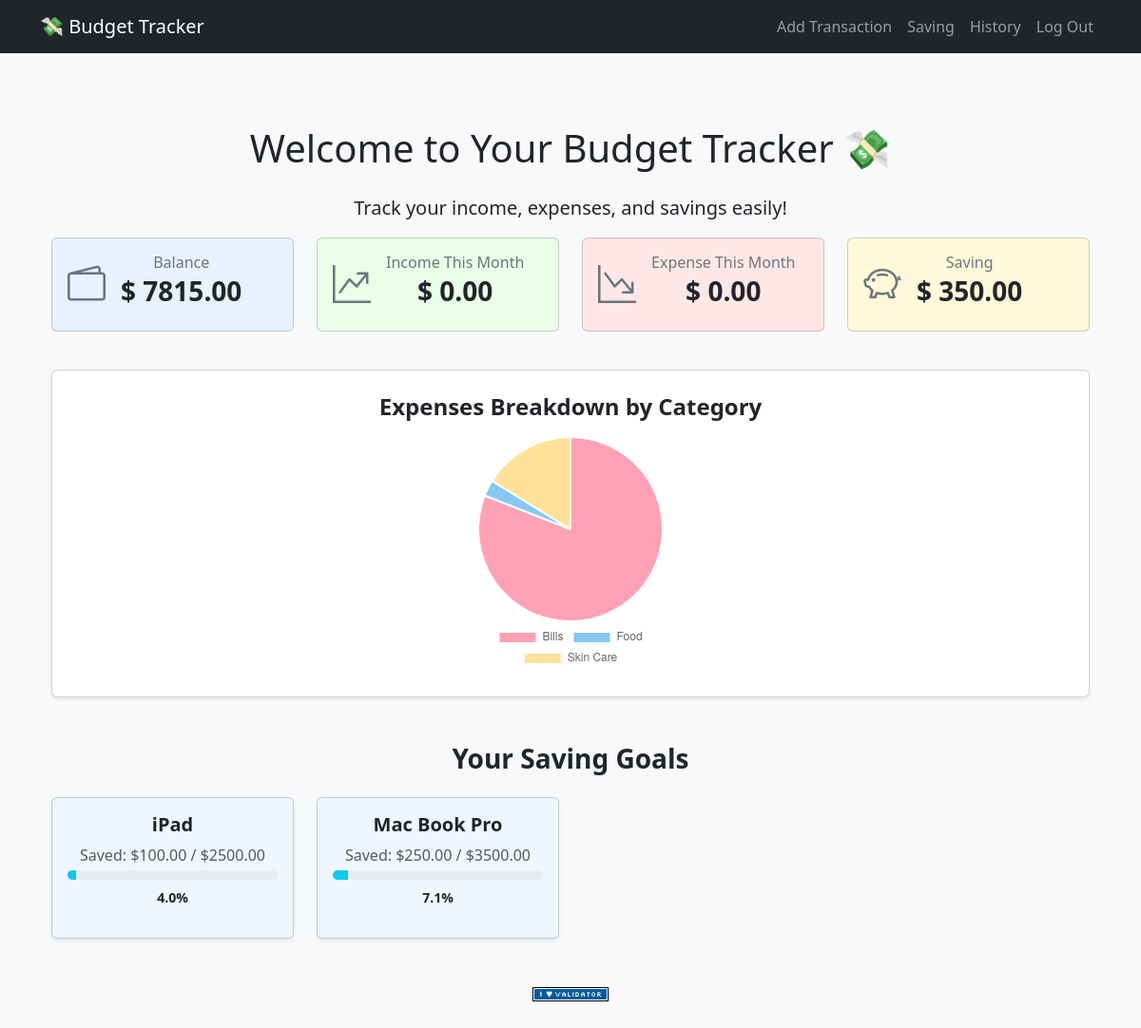
Before: / (signed in) with the older database file.
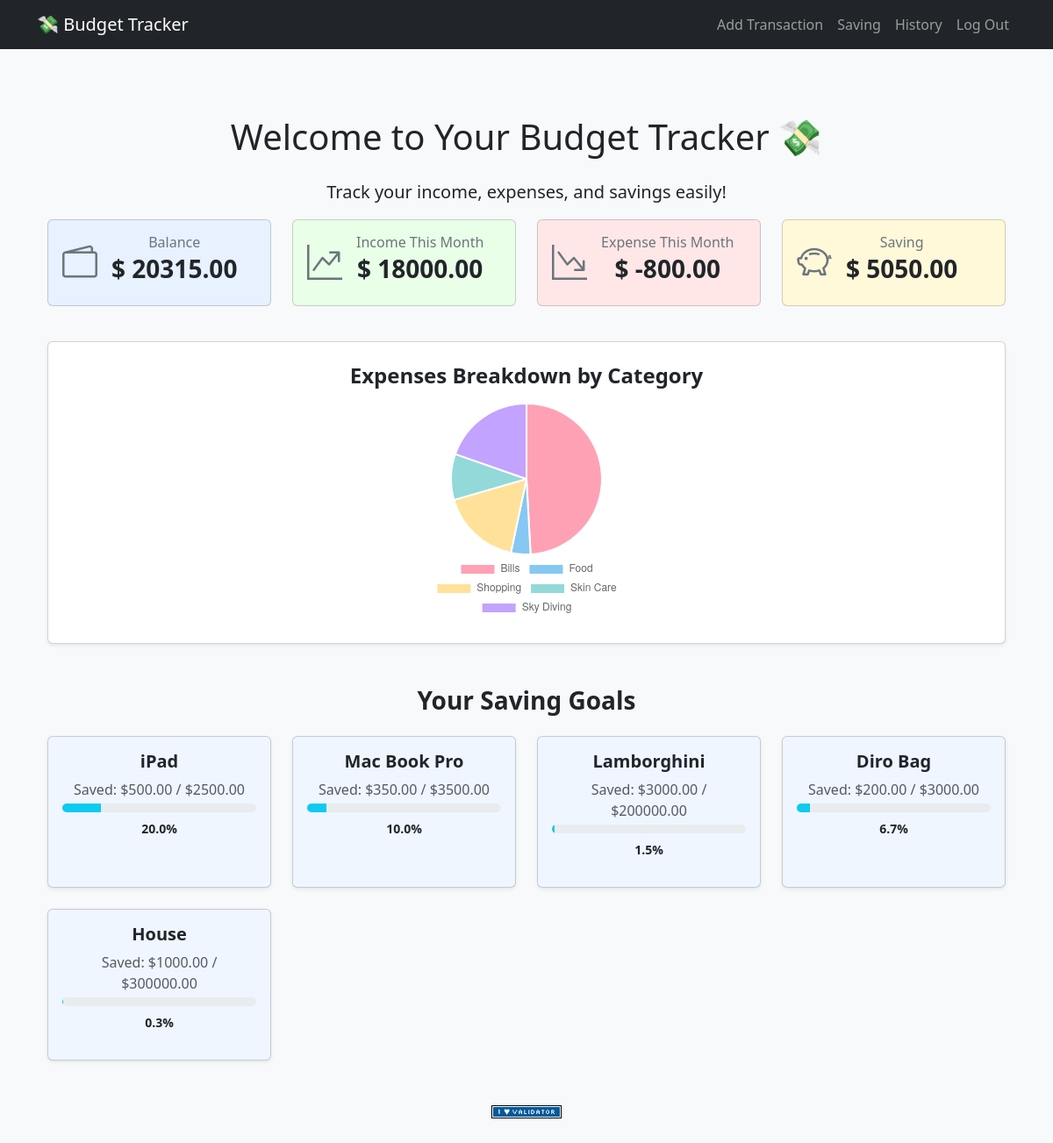
After: the same page with the newer database file.
### tables this page shows
CREATE TABLE balances(
user_id INTEGER PRIMARY KEY,
balance NUMERIC NOT NULL DEFAULT 0,
FOREIGN KEY(user_id) REFERENCES users(id)
);

CREATE TABLE saving_goals (
id INTEGER PRIMARY KEY AUTOINCREMENT,
user_id INTEGER NOT NULL,
name TEXT NOT NULL,
target NUMERIC,
saved NUMERIC NOT NULL DEFAULT 0,
FOREIGN KEY (user_id) REFERENCES users(id));

### app.py (the view)
@app.route("/")
@login_required
def index():
    user_id = session["user_id"]
    balance = db.execute(
        "SELECT balance FROM balances WHERE user_id = ?", user_id
    )[0]["balance"]
    income = db.execute(
        """ SELECT SUM(amount) AS total_income
        FROM transactions
        WHERE user_id = ?
        AND type = 'Income'
        AND strftime('%Y-%m', date) = strftime('%Y-%m', 'now')""", user_id
    )[0]["total_income"]
    if income is None:
        income = 0
    expense = db.execute(
        """
        SELECT SUM(amount) AS total_expense
        FROM transactions
        WHERE user_id = ?
        AND type = 'Expense'
        AND strftime('%Y-%m', date) = strftime('%Y-%m', 'now')
        """, user_id
    )[0]["total_expense"]
    if expense is None:
        expense = 0
    saved = db.execute(
        """SELECT SUM(saved) as total_saved
        FROM saving_goals
        WHERE user_id = ?
        """, user_id
    )[0]["total_saved"]
    if saved is None:
        saved = 0
    category_rows = db.execute(
        """SELECT c.name AS category, SUM(t.amount) AS total
        FROM transactions t JOIN categories c
        ON t.category_id = c.id
        WHERE t.user_id = ? AND t.type = 'Expense'
        GROUP BY c.name""", user_id
    )
    categories = []
    for row in category_rows:
        categories.append({
            "category": row["category"],
            "amount": row["total"]
        })
    goals = db.execute(
        "SELECT id, name, target, saved FROM saving_goals WHERE user_id = ?", user_id
    )
    for goal in goals:
        if goal["saved"] > 0:
            goal["percentage"] = (goal["saved"] / goal["target"]) * 100
        else:
            goal["percentage"] = 0
    return render_template("index.html", balance=balance, income=income, expense=expense, saved=saved, goals=goals, categories=categories)

### app.py (called while the page is built)
@app.after_request
def after_request(response):
    response.headers["Cache-Control"] = "no-cache, no-store, must-revalidate"
    response.headers["Expires"] = 0
    response.headers["Pragma"] = "no-cache"
    return response

def login_required(f):
    @wraps(f)
    def decorated_function(*args, **kwargs):
        if session.get("user_id") is None:
            return redirect("/login")
        return f(*args, **kwargs)
    return decorated_function

### templates/index.html (shortened to what this page needs)
{% extends "layout.html" %}
{% block main %}
<div class="container mt-4">
    <div class="text-center">
        <h1 class="mb-4">Welcome to Your Budget Tracker 💸</h1>
        <p class="lead">Track your income, expenses, and savings easily!</p>
    </div>
    <div class="row">
         <div class="col-12 col-sm-6 col-lg-3 mb-3">
            <div class="card card-pastel-blue shodow-sm h-100">
                <div class="card-body d-flex align-items-center">
                    <i class="bi bi-wallet2 fs-1 text-secondary me-3"></i>
                    <div>
                        <h6 class="text-secondary mb-1">Balance</h6>
                        <h3 class="fw-bold">$ {{ "%.2f"|format(balance) }}</h3>
                    </div>
                </div>
            </div>
         </div>
         <div class="col-12 col-sm-6 col-lg-3 mb-3">
            <div class="card card-pastel-green shodow-sm h-100">
                <div class="card-body d-flex align-items-center">
                    <i class="bi bi-graph-up-arrow fs-1 text-secondary me-3"></i>
                    <div>
                        <h6 class="text-secondary mb-1">Income This Month</h6>
                        <h3 class="fw-bold">$ {{ "%.2f"|format(income) }}</h3>
                    </div>
                </div>
            </div>
         </div>
         <div class="col-12 col-sm-6 col-lg-3 mb-3">
            <div class="card card-pastel-red shodow-sm h-100">
                <div class="card-body d-flex align-items-center">
                    <i class="bi bi-graph-down-arrow fs-1 text-secondary me-3"></i>
                    <div>
                        <h6 class="text-secondary mb-1">Expense This Month</h6>
                        <h3 class="fw-bold">$ {{ "%.2f"|format(expense) }}</h3>
                    </div>
                </div>
            </div>
         </div>
         <div class="col-12 col-sm-6 col-lg-3 mb-3">
            <div class="card card-pastel-yellow shodow-sm h-100">
                <div class="card-body d-flex align-items-center">
                    <i class="bi bi-piggy-bank fs-1 text-secondary me-3"></i>
                    <div>
                        <h6 class="text-secondary mb-1">Saving</h6>
                        <h3 class="fw-bold">$ {{ "%.2f"|format(saved) }}</h3>
                    </div>
                </div>
            </div>
         </div>
    </div>
    <div class="card shadow-sm p-4 mt-4">
        <h4 class="mb-3 fw-bold">Expenses Breakdown by Category</h4>
        <canvas id="expensePieChart"></canvas>
    </div>
</div>
<div class="container mt-5">
    <h3 class="fw-bold mb-4">Your Saving Goals</h3>
    <div class="row row-cols-1 row-cols-sm-2 row-cols-md-3 row-cols-lg-4 g-4">
        {% for goal in goals %}
        <div class="col">
            <div class="card shadow-sm p-3 h-100" style="background-color: #eff6ff;">
                <h5 class="fw-bold">{{ goal.name }}</h5>
                <p class="mb-1 text-muted">
                    Saved: ${{ "%.2f"|format(goal.saved) }} /
                    ${{ "%.2f"|format(goal.target) }}
                </p>
                <div class="progress" style="height: 10px;">
                    <div
                        class="progress-bar bg-info"
                        role="progressbar"
                        style="width: {{ '%.2f'|format(goal.percentage) }}%;">
                    </div>
                </div>
                <p class="mt-2 small fw-bold">
                    {{ "%.1f"|format(goal.percentage) }}%
                </p>
            </div>
        </div>
        {% endfor %}
    </div>
</div>
<script>
    // Load categories from Flask
    const categories = {{ categories|tojson|safe }};
    console.log("Categories:", categories);
    // Extract labels & data
    const pieLabels = categories.map(e => e.category);
    const pieData = categories.map(e => parseFloat(e.amount));
    const ctx = document.getElementById('expensePieChart').getContext('2d');
    new Chart(ctx, {
        type: 'pie',
        data: {
            labels: pieLabels,
            datasets: [{
                data: pieData,
                backgroundColor: [
                    "rgba(255, 99, 132, 0.6)",
                    "rgba(54, 162, 235, 0.6)",
                    "rgba(255, 206, 86, 0.6)",
                    "rgba(75, 192, 192, 0.6)",
                    "rgba(153, 102, 255, 0.6)",
                    "rgba(255, 159, 64, 0.6)",
                    "rgba(199, 199, 199, 0.6)",
                    "rgba(83, 102, 255, 0.6)",
                    "rgba(255, 102, 255, 0.6)",
                    "rgba(102, 255, 178, 0.6)",
                    "rgba(255, 204, 102, 0.6)",
                    "rgba(102, 153, 255, 0.6)",
                    "rgba(255, 153, 153, 0.6)",
                    "rgba(153, 255, 204, 0.6)",
                    "rgba(204, 153, 255, 0.6)",
                    "rgba(255, 102, 102, 0.6)",
                    "rgba(102, 255, 102, 0.6)"
                ],
                borderColor: "#fff",
                borderWidth: 2
            }]
        },
        options: {
            responsive: true,
            plugins: {
                legend: {
                    position: "bottom",
                }
            }
        }
    });
</script>
{% endblock %}

### templates/layout.html (shortened to what this page needs)
<!DOCTYPE html>
<html lang="en">
<head>
    <link href="https://cdn.jsdelivr.net/npm/bootstrap@5.3.3/dist/css/bootstrap.min.css" rel="stylesheet">
    <link rel="stylesheet" href="https://cdn.jsdelivr.net/npm/bootstrap-icons@1.10.5/font/bootstrap-icons.css">
        <link href="https://cdn.jsdelivr.net/npm/bootstrap@5.3.3/dist/css/bootstrap.min.css" rel="stylesheet">
    <link href="/static/style.css" rel="stylesheet">
</head>
<body class="bg-light">
    <nav class="navbar navbar-expand-lg navbar-dark bg-dark fixed-top">
    <div class="container">
        <a class="navbar-brand" href="/">💸 Budget Tracker</a>
        <div class="collapse navbar-collapse" id="navbarNav">
            <ul class="navbar-nav ms-auto">
                {% if session["user_id"] %}
                    <li class="nav-item"><a class="nav-link" href="/add">Add Transaction</a></li>
                    <li class="nav-item"><a class="nav-link" href="/saving">Saving</a></li>
                    <li class="nav-item"><a class="nav-link" href="/history">History</a></li>
                    <li class="nav-item"><a class="nav-link" href="/logout">Log Out</a></li>
                {% else %}
                    <li class="nav-item"><a class="nav-link" href="/login">Log In</a></li>
                    <li class="nav-item"><a class="nav-link" href="/register">Register</a></li>
                {% endif %}
            </ul>
        </div>
    </div>
    </nav>
    <div class="container py-5 text-center">
        {% block main %}{% endblock %}
    </div>
    <footer class="mb-5">
        <form action="https://validator.w3.org/check" class="text-center" enctype="multipart/form-data" method="post" target="_blank">
            <input alt="Validate" src="/static/I_heart_validator.png" type="image">
        </form>
    </footer>
</body>
</html>

### static/style.css (style rules this page uses)
.card-pastel-blue { background-color: #e7f1ff; }
.card-pastel-green { background-color: #e9ffe7; }
.card-pastel-red { background-color: #ffe7e7; }
.card-pastel-yellow { background-color: #fff8d9; }
#expensePieChart { max-width: 250px; max-height: 250px; margin: 0 auto; }
body { padding-top: 60px; }

Changed rows visible on the page:
changed balances: balance "7815.00" → "20315.00"
changed saving_goals "iPad": saved "100.00" → "500.00"; {{ '%.2f'|format(goal.percentage) }} 4.00 → 20.00 (drawn); percentage "4.0" → "20.0"
changed saving_goals "Mac Book Pro": saved "250.00" → "350.00"; {{ '%.2f'|format(goal.percentage) }} 7.14 → 10.00 (drawn); percentage "7.1" → "10.0"
added saving_goals: name "Lamborghini", saved "3000.00", target "200000.00", {{ '%.2f'|format(goal.percentage) }} 1.50 (drawn), percentage "1.5"
added saving_goals: name "Diro Bag", saved "200.00", target "3000.00", {{ '%.2f'|format(goal.percentage) }} 6.67 (drawn), percentage "6.7"
added saving_goals: name "House", saved "1000.00", target "300000.00", percentage "0.3"
Other visible differences:
{{ "%.2f"|format(income) }}: "0.00" → "18000.00"
{{ "%.2f"|format(expense) }}: "0.00" → "-800.00"
{{ "%.2f"|format(saved) }}: "350.00" → "5050.00"
chart data {{ categories|tojson|safe }}: [{"amount": -1000.0, "category": "Bills"}, {"amount": -35.0, "category": "Food"}, {"amount": -200.0, "category": "Skin Care"}] → [{"amount": -1000.0, "category": "Bills"}, {"amount": -85.0, "category": "Food"}, {"amount": -350.0, "category": "Shopping"}, {"amount": -200.0, "category": "Skin Care"}, {"amount": -400.0, "category": "Sky Diving"}]
